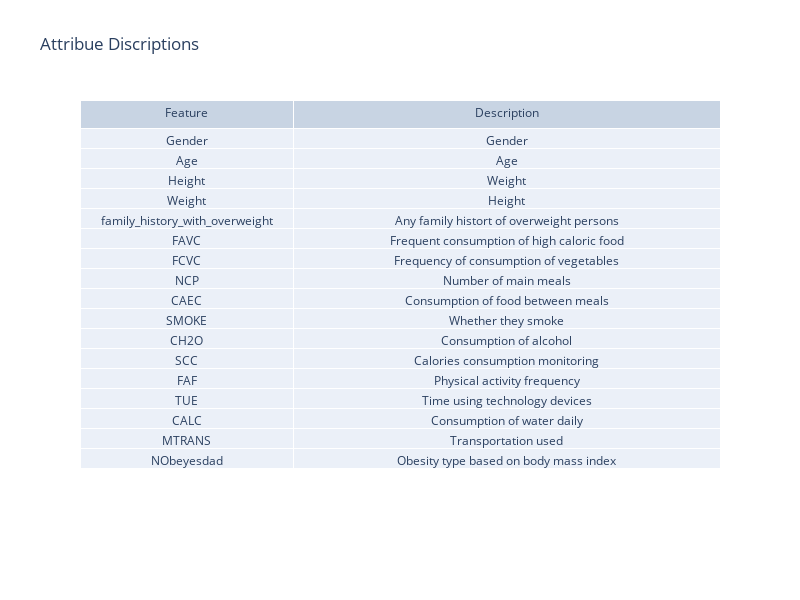

The code cell stored with this chart in its notebook:
### Code cell
import plotly.graph_objects as go
abbrivations = ['Gender', 'Age', 'Height', 'Weight', 'family_history_with_overweight','FAVC', 'FCVC', 'NCP', 'CAEC', 'SMOKE', 'CH2O', 'SCC', 'FAF', 'TUE','CALC', 'MTRANS', 'NObeyesdad']
# abbrivations = ["FAVC", "FCVC", "NCP", "CAEC", "SMOKE", "CH20", "SCC", "FAF", "TUE", "CALC", "MTRANS"]
meaning = ["Gender", "Age", "Weight", "Height", "Any family histort of overweight persons", "Frequent consumption of high caloric food", "Frequency of consumption of vegetables","Number of main meals", "Consumption of food between meals", "Whether they smoke", "Consumption of alcohol", "Calories consumption monitoring", "Physical activity frequency", "Time using technology devices", "Consumption of water daily", "Transportation used", "Obesity type based on body mass index"]

fig = go.Figure(data=[go.Table(columnwidth=[2,4],header=dict(values=["Feature", "Description"]),cells=dict(values=[abbrivations, meaning]))])
fig.update_layout(title="Attribue Discriptions",width=800,height=600)
fig.show()

### Figure 1 — Plotly figure (JSON) as saved in the notebook; plotly's stock layout.template omitted (floating-point values rounded to 4 significant figures)
{"data": [{"cells": {"values": [["Gender", "Age", "Height", "Weight", "family_history_with_overweight", "FAVC", "FCVC", "NCP", "CAEC", "SMOKE", "CH2O", "SCC", "FAF", "TUE", "CALC", "MTRANS", "NObeyesdad"], ["Gender", "Age", "Weight", "Height", "Any family histort of overweight persons", "Frequent consumption of high caloric food", "Frequency of consumption of vegetables", "Number of main meals", "Consumption of food between meals", "Whether they smoke", "Consumption of alcohol", "Calories consumption monitoring", "Physical activity frequency", "Time using technology devices", "Consumption of water daily", "Transportation used", "Obesity type based on body mass index"]]}, "columnwidth": [2, 4], "header": {"values": ["Feature", "Description"]}, "type": "table"}], "layout": {"height": 600, "title": {"text": "Attribue Discriptions"}, "width": 800}}
